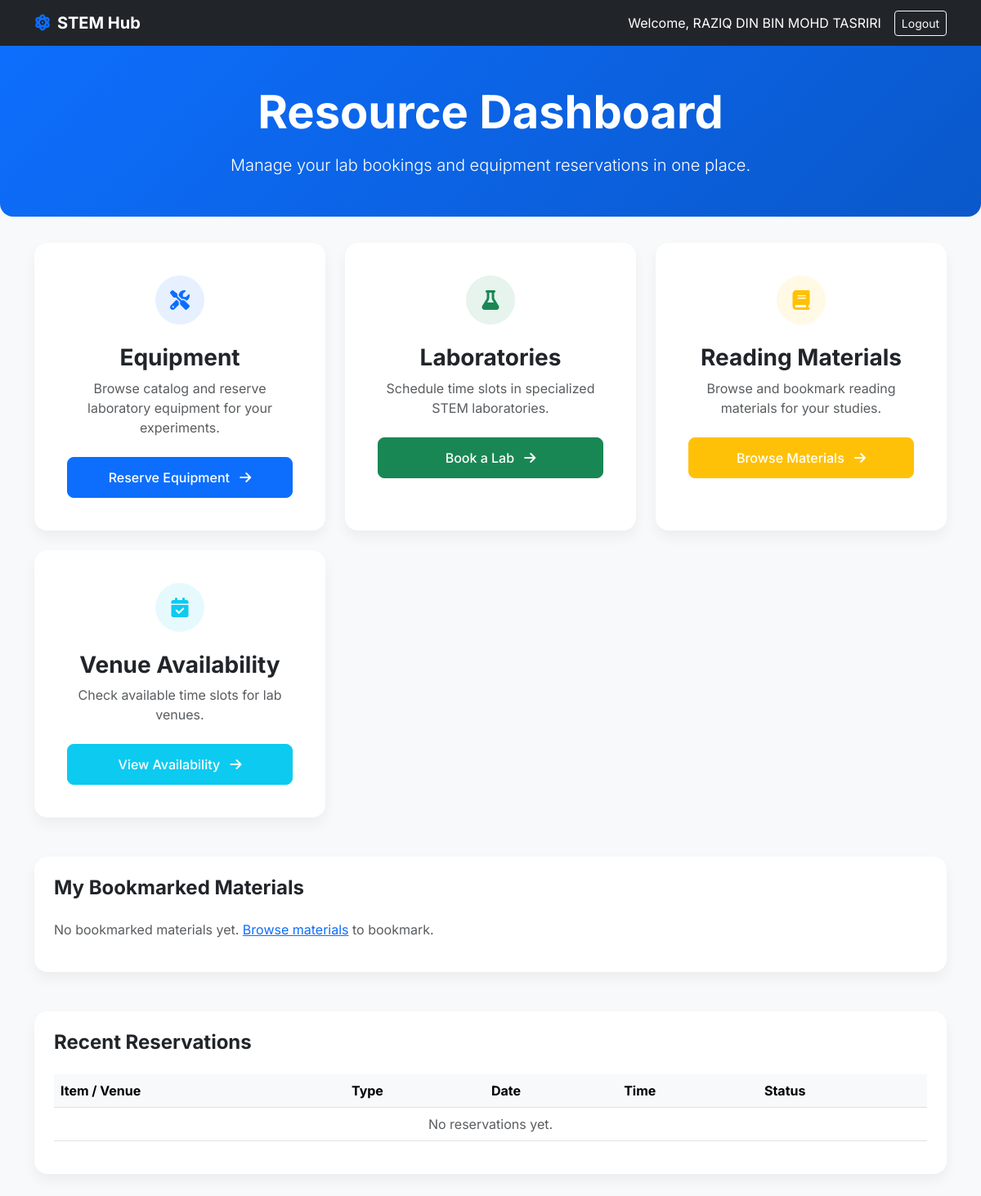
The app's page /dashboard/ (signed in), older data.
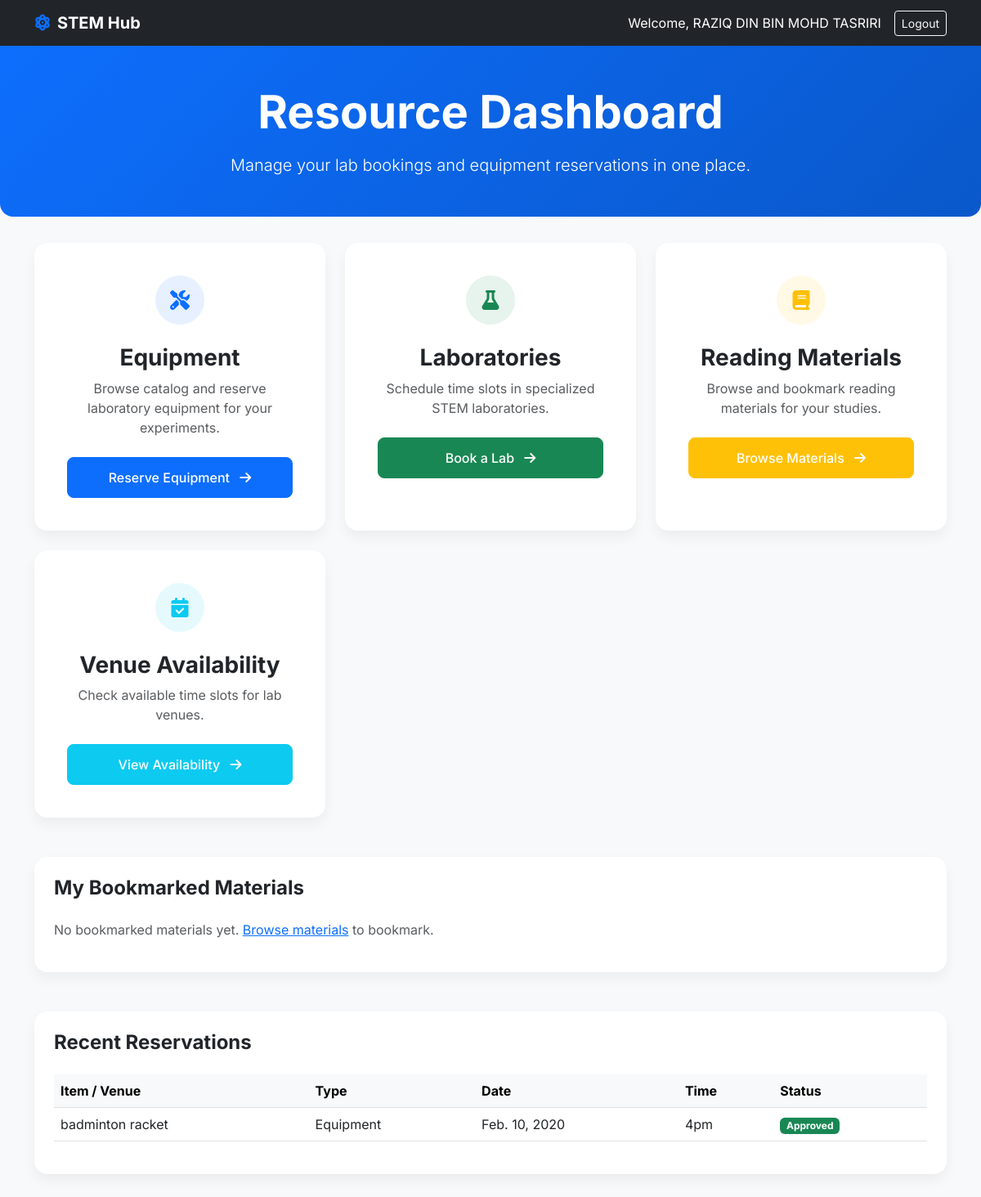
The same page, newer data.
### items/models.py (models this page shows)
class RequestItem(models.Model):
      request_id = models.AutoField(primary_key=True)
      user_id = models.ForeignKey(User , on_delete=models.CASCADE)
      item_name = models.CharField(max_length=100)
      item_amount = models.IntegerField()
      time_requested = models.TextField(null=True, blank=True)
      request_date = models.DateField()
      status = models.CharField(max_length=20, default='Pending')
      admin_id = models.ForeignKey(Admin , on_delete=models.CASCADE , default=1)
      return_date = models.DateField(null=True, blank=True)
      actual_return_date = models.DateField(null=True, blank=True)

### items/views.py (the view)
# urls.py: path('dashboard/', dashboard_home, name='dashboard_home'),
def dashboard_home(request):
    user_id = request.session.get('user_id')
    requestitem = RequestItem.objects.filter(user_id=user_id)
    requestvenue = RequestVenue.objects.filter(user_id=user_id)
    user_bookmarks = Bookmark.objects.filter(user_id=user_id).select_related('material_id')
    materials = Material.objects.all()
    user_fines = Fine.objects.filter(user_id=user_id, status='Unpaid')
    user_total_fines = sum([fine.fine_amount for fine in user_fines])
    if not user_id:
        return redirect('user_login')
    user = User.objects.get(user_id=user_id)
    return render(request , 'dashboard_home.html', {
        'user': user,
        'requestitem': requestitem,
        'requestvenue': requestvenue,
        'user_bookmarks': user_bookmarks,
        'materials': materials,
    })

### items/templates/dashboard_home.html (shortened to what the changed rows need)
<!DOCTYPE html>
<html lang="en">
<head>
    <link href="https://cdn.jsdelivr.net/npm/bootstrap@5.3.0/dist/css/bootstrap.min.css" rel="stylesheet">
    <link rel="stylesheet" href="https://cdnjs.cloudflare.com/ajax/libs/font-awesome/6.4.0/css/all.min.css">
</head>
<body>
    <div class="hero-section">
        <div class="container text-center">
            <h1 class="display-4 fw-bold mb-3">Resource Dashboard</h1>
        </div>
    </div>
    <div class="container pb-5">
        <div class="row mt-5">
            <div class="col-12">
                <div class="card p-4">
                    <div class="table-responsive">
                        <table class="table table-hover align-middle">
                            <thead class="table-light">
                                <tr>
                                    <th>Item / Venue</th>
                                    <th>Type</th>
                                    <th>Date</th>
                                    <th>Time</th>
                                    <th>Status</th>
                                </tr>
                            </thead>
                            <tbody>
                                {% for request_item in requestitem %}
                                <tr>
                                    <td>{{ request_item.item_name }}</td>
                                    <td>Equipment</td>
                                    <td>{{ request_item.request_date }}</td>
                                    <td>{{ request_item.time_requested }}</td>
                                    <td>
                                        <span class="badge
                                            {% if request_item.status == 'Approved' %}bg-success text-white{% endif %}
                                        ">{{ request_item.status }}</span>
                                    </td>
                                </tr>
                                {% endfor %}
                                {% if not requestitem and not requestvenue %}
                                <tr>
                                    <td colspan="5" class="text-center text-muted">No reservations yet.</td>
                                </tr>
                                {% endif %}
                            </tbody>
                        </table>
                    </div>
                </div>
            </div>
        </div>
    </div>
</body>
</html>

Row changes from the older to the newer data that the page shows:
added RequestItem: item_name "badminton racket", request_date "Feb. 10, 2020", time_requested "4pm", status "Approved"
Text that changed along with them:
text no longer shown: "No reservations yet."
